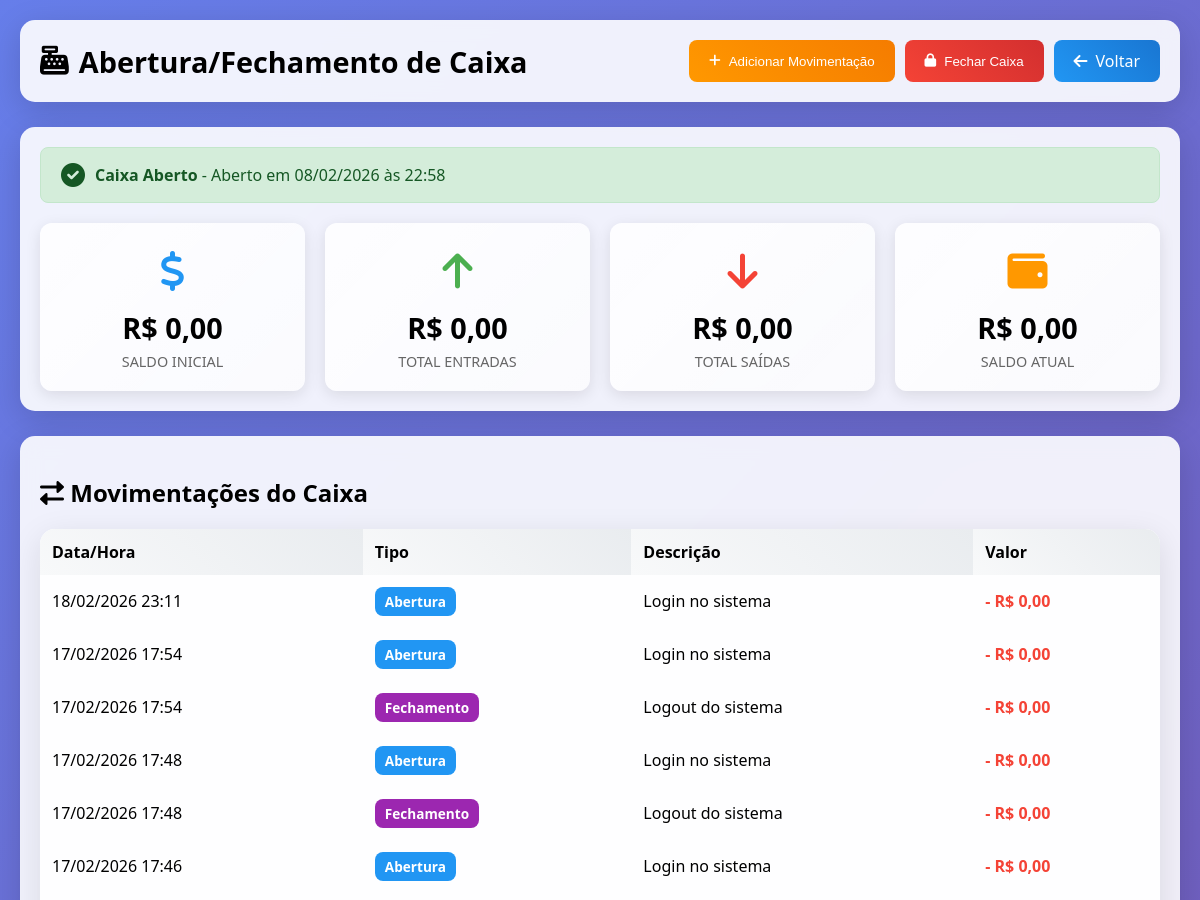
The app's page /modules/cashflow/index.php (signed in, upper part), older data.
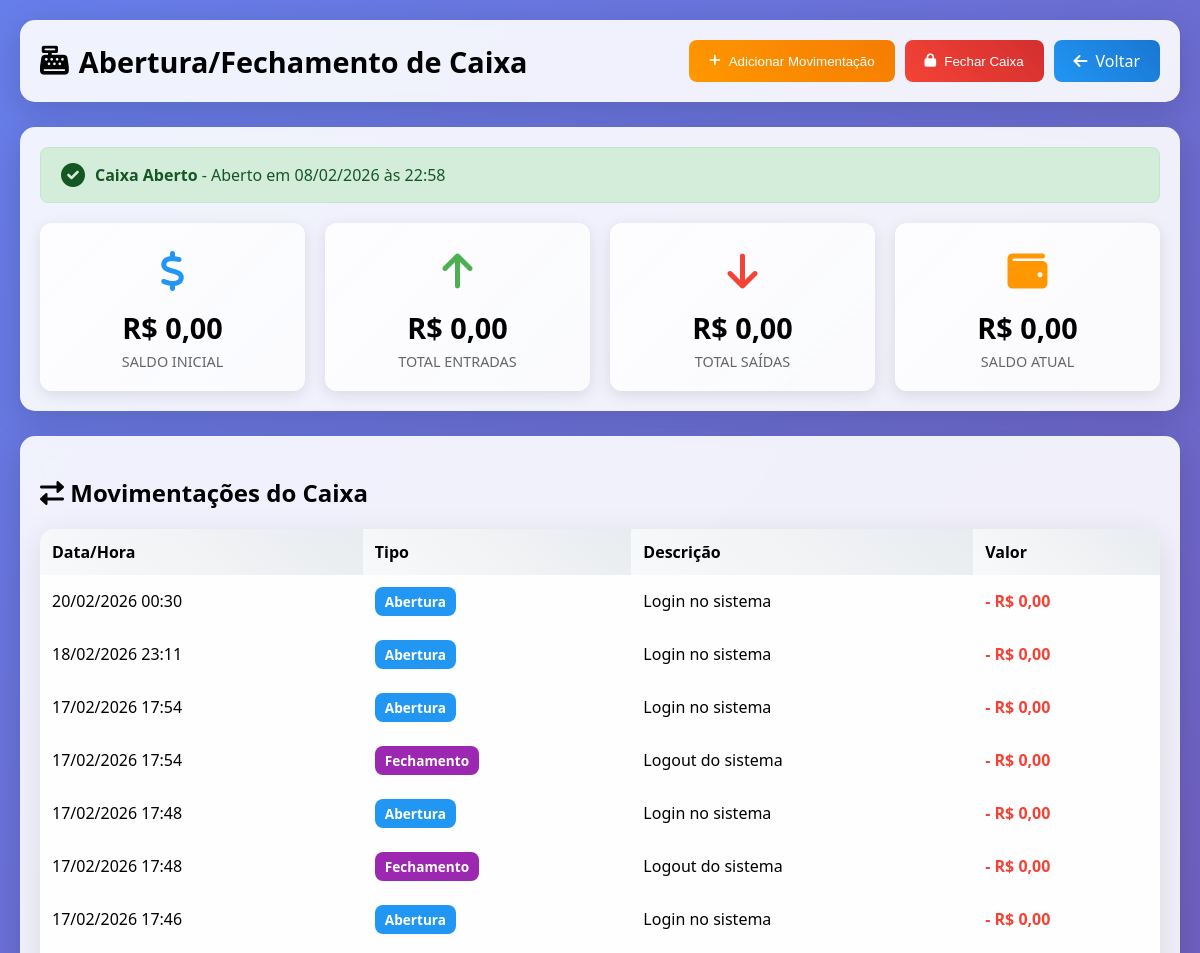
The same page, newer data.
### tables this page shows
CREATE TABLE `cash_flow` (
  `id` int(11) NOT NULL AUTO_INCREMENT,
  `user_id` int(11) NOT NULL,
  `type` enum('opening','sale','service','expense','closing') NOT NULL,
  `description` varchar(200) NOT NULL,
  `amount` decimal(10,2) NOT NULL,
  `reference_id` int(11) DEFAULT NULL,
  `reference_type` varchar(50) DEFAULT NULL,
  `created_at` timestamp NULL DEFAULT current_timestamp(),
  PRIMARY KEY (`id`),
  KEY `user_id` (`user_id`),
  KEY `type` (`type`),
  CONSTRAINT `cash_flow_ibfk_1` FOREIGN KEY (`user_id`) REFERENCES `users` (`id`)
);

### modules/cashflow/index.php (the view, shortened to what the changed rows need)
<?php
require_once('../../config/database.php');
$conn = $database->getConnection();
$stmt = $conn->prepare("
    SELECT * FROM cash_register
    WHERE user_id = ? AND status = 'open'
    ORDER BY opening_date DESC LIMIT 1
");
$stmt->execute([$_SESSION['user_id']]);
$current_register = $stmt->fetch(PDO::FETCH_ASSOC);
$movements = [];
if ($current_register) {
    $stmt = $conn->prepare("
        SELECT cf.*, u.name as user_name
        FROM cash_flow cf
        LEFT JOIN users u ON cf.user_id = u.id
        WHERE cf.created_at >= ?
        ORDER BY cf.created_at DESC
    ");
    $stmt->execute([$current_register['opening_date']]);
    $movements = $stmt->fetchAll(PDO::FETCH_ASSOC);
}
function traduzirTipo($type) {
    $map = [
        'sale' => 'Venda',
        'service' => 'Serviço',
        'entry' => 'Entrada',
        'expense' => 'Despesa',
        'opening' => 'Abertura',
        'closing' => 'Fechamento'
    ];
    return $map[$type] ?? ucfirst($type);
}
?>
<!DOCTYPE html>
<html lang="pt-BR">
<head>
<link href="https://cdnjs.cloudflare.com/ajax/libs/font-awesome/6.0.0/css/all.min.css" rel="stylesheet">
</head>
<body>
<div class="container">
    <div class="header">
        <h1><i class="fas fa-cash-register"></i> Abertura/Fechamento de Caixa</h1>
    </div>
    <?php if ($current_register): ?>
        <div class="movements-box">
            <h2 style="margin-bottom:20px;"><i class="fas fa-exchange-alt"></i> Movimentações do Caixa</h2>
            <table class="table">
                <thead>
                    <tr>
                        <th>Data/Hora</th>
                        <th>Tipo</th>
                        <th>Descrição</th>
                        <th>Valor</th>
                    </tr>
                </thead>
                <tbody>
                    <?php if(empty($movements)): ?>
                        <tr><td colspan="4" class="empty">Nenhuma movimentação registrada.</td></tr>
                    <?php else: foreach($movements as $mov): ?>
                    <tr>
                        <td><?= date('d/m/Y H:i', strtotime($mov['created_at'])) ?></td>
                        <td><span class="badge <?= $mov['type'] ?>"><?= traduzirTipo($mov['type']) ?></span></td>
                        <td><?= htmlspecialchars($mov['description']) ?></td>
                        <td>
                            <?php if (in_array($mov['type'], ['sale', 'entry', 'service'])): ?>
                                <strong style="color:#4CAF50;">+ R$ <?= number_format($mov['amount'], 2, ',', '.') ?></strong>
                            <?php else: ?>
                                <strong style="color:#f44336;">- R$ <?= number_format($mov['amount'], 2, ',', '.') ?></strong>
                            <?php endif; ?>
                        </td>
                    </tr>
                    <?php endforeach; endif; ?>
                </tbody>
            </table>
        </div>
    <?php endif; ?>
</div>
</body>
</html>

Row changes from the older to the newer data that the page shows:
added cash_flow: created_at "20/02/2026 00:30", type "Abertura", description "Login no sistema", amount "0,00"
